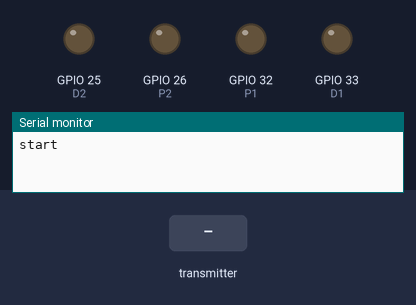
Simulated run of this sketch. Board: ESP32. Parts: output pins drawn as LEDs (lit = HIGH), the last lines printed to the serial monitor. Inputs (shaded band) come from the test bench. No radio packets arrive unless stated.

Above: at 1.2 s.
1.3 s: the transmitter starts sending joystick1_x = 0
At 2.4 s:
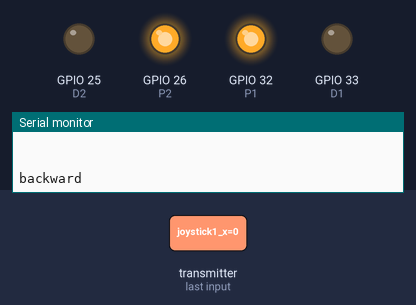
2.8 s: the transmitter starts sending joystick2_x = 1024
At 3.6 s:
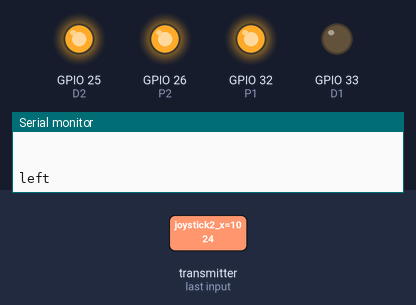
4.3 s: the transmitter starts sending joystick2_y = 1024
At 4.7 s:
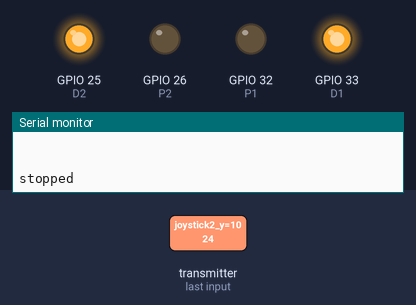
5.8 s: the transmitter starts sending joystick2_x = 4095
At 7.0 s:
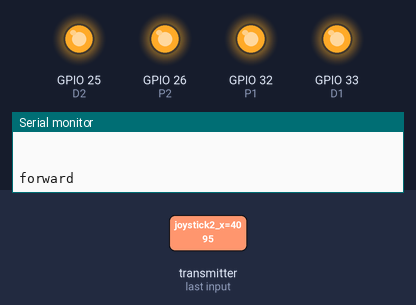
7.3 s: the transmitter starts sending joystick2_x = 0
At 8.2 s:
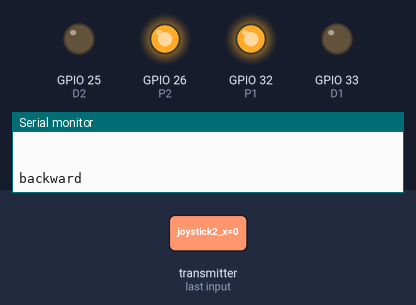
8.8 s: the transmitter starts sending joystick2_x = 2048
At 9.4 s:
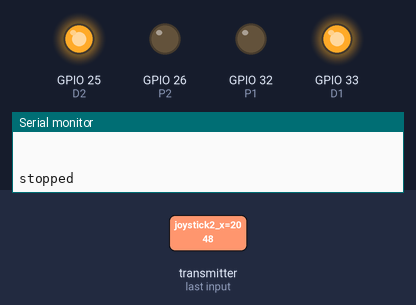
Timing chart, 0 to 11.3 s (numbered marks = the images above; inputs shaded):
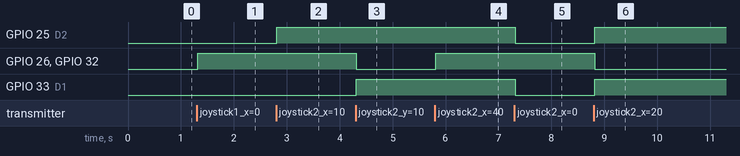

Measured:
- after the input at 1.3 s, GPIO 26 (P2), GPIO 32 (P1): LOW → HIGH at once
- after the input at 2.8 s, GPIO 25 (D2): LOW → HIGH at once
- after the input at 4.3 s, GPIO 26 (P2), GPIO 32 (P1): HIGH → LOW at once; GPIO 33 (D1): LOW → HIGH at once
- after the input at 5.8 s, GPIO 26 (P2), GPIO 32 (P1): LOW → HIGH at once
- after the input at 7.3 s, GPIO 25 (D2), GPIO 33 (D1): HIGH → LOW at once
- after the input at 8.8 s, GPIO 25 (D2), GPIO 33 (D1): LOW → HIGH at once; GPIO 26 (P2), GPIO 32 (P1): HIGH → LOW at once

The sketch:

Receiver_with_nrf_without_espNOW.ino
```cpp
#include <SPI.h>
#include <nRF24L01.h>
#include <RF24.h>

RF24 radio(4, 5);  // CE, CSN

byte address[6] = "00001";


#define P1 32
#define D1 33

#define P2 26
#define D2 25

void setup() {

  //begining the module/library
  if (!radio.begin()) {
    Serial.println("radio hardware not responding!");
  while (1) {} // hold program in infinite loop to prevent subsequent errors
  }

  Serial.begin(115200);
  Serial.println("start");

  //the RF module's power level:
  //Options: RF24_PA_MIN, RF24_PA_LOW, RF24_PA_HIGH, RF24_PA_MAX
  radio.setPALevel(RF24_PA_MAX);

  //opening reading "pipe" no.1 at the given address
  radio.openReadingPipe(1, address);

  //setting this RF module to recieve mode:
  radio.startListening();


  pinMode(P1, OUTPUT);
  pinMode(P2, OUTPUT);

  pinMode(D1, OUTPUT);
  pinMode(D2, OUTPUT);
}

struct controllerData{
  int joystick1_x;
  int joystick1_y;
  int Button1;

  int joystick2_x;
  int joystick2_y;
  int Button2;

  int joystick3_x;
  int joystick3_y;
  int Button3;

  int slide1;
  int slide2;
};


void loop() {
  controllerData payload;
  if (radio.available()) {
    Serial.println("payload available:");
    uint8_t	length = radio.getPayloadSize(); //get the length of the payload from RX FIFO pipe
    Serial.println(length);
    radio.read(&payload, length); //read the from the pipe the length of the payload from the above line
    Serial.println(radio.getChannel());

    //traversal code
    //printing the joystick values: - comment this if the rx tx port is needed

    Serial.print("Joystick1 X: "); Serial.print(payload.joystick1_x);
    Serial.print(", Joystick1 Y: "); Serial.print(payload.joystick1_y);
    Serial.print(", button1: "); Serial.println(payload.Button1);

    Serial.print("Joystick2 X: "); Serial.print(payload.joystick2_x);
    Serial.print(", Joystick2 Y: "); Serial.print(payload.joystick2_y);
    Serial.print(", button2: "); Serial.println(payload.Button2);

    Serial.print("Joystick3 X: "); Serial.print(payload.joystick3_x);
    Serial.print(", Joystick3 Y: "); Serial.print(payload.joystick3_y);
    Serial.print(", button3: "); Serial.println(payload.Button3);

    Serial.print("slide switch 1: "); Serial.println(payload.slide1);
    Serial.print("slide switch 2: "); Serial.println(payload.slide2);

    Serial.println("  ");
    Serial.println("  ");
    Serial.println("  ");

    if (payload.joystick2_x >= 3900) {
      Serial.println("forward");
      forward();
    }

    else if (payload.joystick2_x <= 200) {
      Serial.println("backward");
      backward();
    }

    else if (payload.joystick2_y >= 3900) {
      Serial.println("right");
      right();
    }

    else if (payload.joystick2_y <= 200) {
      Serial.println("left");
      left();
    }

    else {
      Serial.println("stopped");
      stop();
    }
  }
}

void forward() { //add a speed argument when speed change is decided
  analogWrite(P1, 255);
  analogWrite(P2, 255);

  digitalWrite(D1, HIGH);
  digitalWrite(D2, HIGH);
}

void backward() { //add a speed argument when speed change is decided
  analogWrite(P1, 255);
  analogWrite(P2, 255);

  digitalWrite(D1, LOW);
  digitalWrite(D2, LOW);
}

void right() { //add a speed argument when speed change is decided
  analogWrite(P1, 255);
  analogWrite(P2, 255);

  digitalWrite(D1, HIGH);
  digitalWrite(D2, LOW);
}

void left() { //add a speed argument when speed change is decided
  analogWrite(P1, 255);
  analogWrite(P2, 255);

  digitalWrite(D1, LOW);
  digitalWrite(D2, HIGH);
}

void stop() { //add a speed argument when speed change is decided
  analogWrite(P1, 0);
  analogWrite(P2, 0);

  digitalWrite(D1, HIGH);
  digitalWrite(D2, HIGH);
}
```
